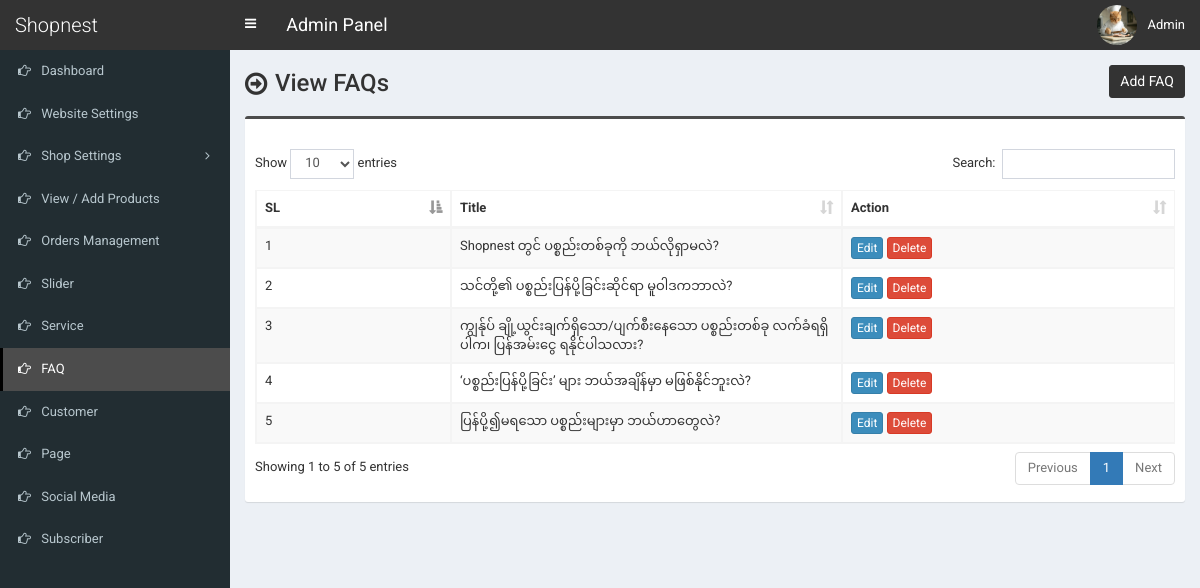
Page /admin/faq.php (signed in) on the committed database.
### tables this page shows
CREATE TABLE `tbl_faq` (
  `faq_id` int(11) NOT NULL,
  `faq_title` varchar(255) NOT NULL,
  `faq_content` text NOT NULL
);

### admin/faq.php (the view, shortened to what this page needs)
<?php require_once('header.php'); ?>
<section class="content-header">
	<div class="content-header-left">
		<h1>View FAQs</h1>
	</div>
	<div class="content-header-right">
		<a href="faq-add.php" class="btn btn-primary btn-sm">Add FAQ</a>
	</div>
</section>
<section class="content">
	<div class="row">
		<div class="col-md-12">
			<div class="box box-info">
				<div class="box-body table-responsive">
					<table id="example1" class="table table-bordered table-striped">
						<thead>
							<tr>
								<th width="30">SL</th>
								<th width="100">Title</th>
								<th width="80">Action</th>
							</tr>
						</thead>
						<tbody>
							<?php
							$i=0;
							$statement = $pdo->prepare("SELECT * FROM tbl_faq");
							$statement->execute();
							$result = $statement->fetchAll(PDO::FETCH_ASSOC);
							foreach ($result as $row) {
								$i++;
								?>
								<tr>
									<td><?php echo $i; ?></td>
									<td><?php echo $row['faq_title']; ?></td>
									<td>
										<a href="faq-edit.php?id=<?php echo $row['faq_id']; ?>" class="btn btn-primary btn-xs">Edit</a>
										<a href="#" class="btn btn-danger btn-xs" data-href="faq-delete.php?id=<?php echo $row['faq_id']; ?>" data-toggle="modal" data-target="#confirm-delete">Delete</a>
									</td>
								</tr>
								<?php
							}
							?>
						</tbody>
					</table>
				</div>
			</div>
		</div>
	</div>
</section>
<?php require_once('footer.php'); ?>

### admin/style.css (style rules this page uses)
body { font-size: 13px; font-family: 'Roboto', sans-serif; }
.content-header>h1, .content-header .content-header-left h1 { font-family: 'Roboto', sans-serif; }
.box-info { padding-top: 20px; }
.content-header { overflow: hidden; }
.content-header .content-header-left { float: left; padding-top: 5px; }
.content-header .content-header-right { float: right; }
.content-header .content-header-left h1 { margin-top: 0; margin-bottom: 0; padding-left: 30px; padding-bottom: 5px; font-size: 24px; position: relative; }
.content-header .content-header-left h1:before { position: absolute; top: 0; left: 0; font-family: 'FontAwesome', sans-serif; font-size: 26px; content: '\f18e'; }
.content-header .content-header-right a { position: relative; font-size: 14px; }
.box.box-info { border-top-color: #4c4c4c; }
.content-header .content-header-right a { background-color: #333333; border-color: #333333; }

### rows in the picture
tbl_faq: faq_title "Shopnest တွင် ပစ္စည်းတစ်ခုကို ဘယ်လိုရှာမလဲ?"
tbl_faq: faq_title "သင်တို့၏ ပစ္စည်းပြန်ပို့ခြင်းဆိုင်ရာ မူဝါဒကဘာလဲ?"
tbl_faq: faq_title "ကျွန်ုပ် ချို့ယွင်းချက်ရှိသော/ပျက်စီးနေသော ပစ္စည်းတစ်ခု လက်ခံရရှိပါက၊ ပြန်အမ်းငွေ ရနိုင်ပါသလား?"
tbl_faq: faq_title "‘ပစ္စည်းပြန်ပို့ခြင်း’ များ ဘယ်အချိန်မှာ မဖြစ်နိုင်ဘူးလဲ?"
tbl_faq: faq_title "ပြန်ပို့၍မရသော ပစ္စည်းများမှာ ဘယ်ဟာတွေလဲ?"

### other values in the picture
$_SESSION['user']['full_name'] "Admin"
